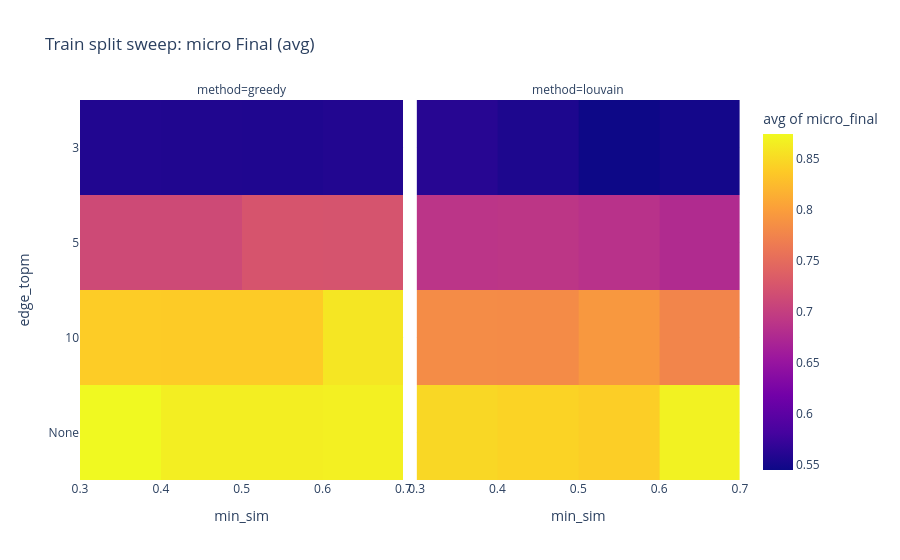

Notebook cell for this chart:
### Code cell
# If you ran the sweep: visualize the sweep surface (train split selection)
if SWEEP and SWEEP_OUT.exists():
    sweep_df = pd.read_csv(SWEEP_OUT)
    sweep_df["edge_topm"] = sweep_df["edge_topm"].fillna(-1).astype(int)
    sweep_df["edge_topm_label"] = sweep_df["edge_topm"].map(lambda x: "None" if x < 0 else str(x))
    fig = px.density_heatmap(
        sweep_df,
        x="min_sim",
        y="edge_topm_label",
        z="micro_final",
        facet_col="method",
        histfunc="avg",
        title="Train split sweep: micro Final (avg)",
    )
    fig.update_layout(xaxis_title="min_sim", yaxis_title="edge_topm")
    fig.show()
else:
    print("(skip) sweep not run")

### Figure 1 — Plotly figure (JSON) as saved in the notebook; plotly's stock layout.template omitted (floating-point values rounded to 4 significant figures)
{"data": [{"coloraxis": "coloraxis", "histfunc": "avg", "hovertemplate": "method=greedy<br>min_sim=%{x}<br>edge_topm_label=%{y}<br>avg of micro_final=%{z}<extra></extra>", "name": "", "type": "histogram2d", "x": [0.35, 0.65, 0.45, 0.55, 0.65, 0.35, 0.55, 0.45, 0.55, 0.65, 0.35, 0.45, 0.65, 0.35, 0.45, 0.55], "xaxis": "x", "xbingroup": "x", "y": ["None", "None", "None", "None", "10", "10", "10", "10", "5", "5", "5", "5", "3", "3", "3", "3"], "yaxis": "y", "ybingroup": "y", "z": [0.8743, 0.8671, 0.8661, 0.866, 0.8596, 0.839, 0.8384, 0.8382, 0.7244, 0.7242, 0.7128, 0.7122, 0.558, 0.5575, 0.5567, 0.5563]}, {"coloraxis": "coloraxis", "histfunc": "avg", "hovertemplate": "method=louvain<br>min_sim=%{x}<br>edge_topm_label=%{y}<br>avg of micro_final=%{z}<extra></extra>", "name": "", "type": "histogram2d", "x": [0.65, 0.35, 0.45, 0.55, 0.55, 0.35, 0.45, 0.65, 0.45, 0.35, 0.55, 0.65, 0.35, 0.45, 0.65, 0.55], "xaxis": "x2", "xbingroup": "x", "y": ["None", "None", "None", "None", "10", "10", "10", "10", "5", "5", "5", "5", "3", "3", "3", "3"], "yaxis": "y2", "ybingroup": "y", "z": [0.8689, 0.848, 0.8443, 0.8405, 0.7938, 0.7822, 0.7819, 0.7763, 0.6904, 0.6886, 0.6855, 0.6768, 0.5612, 0.5545, 0.5487, 0.5444]}], "layout": {"annotations": [{"font": {}, "showarrow": false, "text": "method=greedy", "x": 0.245, "xanchor": "center", "xref": "paper", "y": 1, "yanchor": "bottom", "yref": "paper"}, {"font": {}, "showarrow": false, "text": "method=louvain", "x": 0.755, "xanchor": "center", "xref": "paper", "y": 1, "yanchor": "bottom", "yref": "paper"}], "coloraxis": {"colorbar": {"title": {"text": "avg of micro_final"}}, "colorscale": [[0, "#0d0887"], [0.1111, "#46039f"], [0.2222, "#7201a8"], [0.3333, "#9c179e"], [0.4444, "#bd3786"], [0.5556, "#d8576b"], [0.6667, "#ed7953"], [0.7778, "#fb9f3a"], [0.8889, "#fdca26"], [1, "#f0f921"]]}, "legend": {"tracegroupgap": 0}, "title": {"text": "Train split sweep: micro Final (avg)"}, "xaxis": {"anchor": "y", "domain": [0, 0.49], "title": {"text": "min_sim"}}, "xaxis2": {"anchor": "y2", "domain": [0.51, 1], "matches": "x", "title": {"text": "min_sim"}}, "yaxis": {"anchor": "x", "domain": [0, 1], "title": {"text": "edge_topm"}}, "yaxis2": {"anchor": "x2", "domain": [0, 1], "matches": "y", "showticklabels": false}}}
